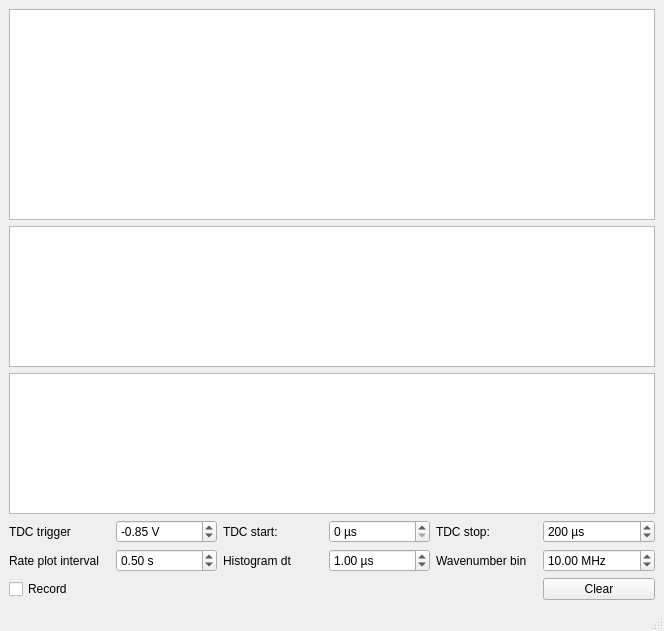
<?xml version="1.0" encoding="UTF-8"?>
<ui version="4.0">
 <class>MainWindow</class>
 <widget class="QMainWindow" name="MainWindow">
  <property name="geometry">
   <rect>
    <x>0</x>
    <y>0</y>
    <width>664</width>
    <height>631</height>
   </rect>
  </property>
  <property name="windowTitle">
   <string>MainWindow</string>
  </property>
  <widget class="QWidget" name="centralwidget">
   <layout class="QGridLayout" name="gridLayout">
    <item row="4" column="5">
     <layout class="QGridLayout" name="gridlayout" rowstretch="0,0,0,0,0,0">
      <item row="3" column="3">
       <widget class="QDoubleSpinBox" name="tdc_bin">
        <property name="suffix">
         <string> µs</string>
        </property>
        <property name="minimum">
         <double>0.010000000000000</double>
        </property>
        <property name="maximum">
         <double>999.000000000000000</double>
        </property>
        <property name="singleStep">
         <double>0.100000000000000</double>
        </property>
        <property name="value">
         <double>1.000000000000000</double>
        </property>
       </widget>
      </item>
      <item row="2" column="2">
       <widget class="QLabel" name="label">
        <property name="text">
         <string>TDC start:</string>
        </property>
       </widget>
      </item>
      <item row="2" column="4">
       <widget class="QLabel" name="label_2">
        <property name="text">
         <string>TDC stop:</string>
        </property>
       </widget>
      </item>
      <item row="2" column="5">
       <widget class="QSpinBox" name="tdc_stop">
        <property name="suffix">
         <string> µs</string>
        </property>
        <property name="maximum">
         <number>99999</number>
        </property>
        <property name="value">
         <number>200</number>
        </property>
       </widget>
      </item>
      <item row="2" column="0">
       <widget class="QLabel" name="label_3">
        <property name="text">
         <string>TDC trigger</string>
        </property>
       </widget>
      </item>
      <item row="3" column="2">
       <widget class="QLabel" name="label_4">
        <property name="text">
         <string>Histogram dt</string>
        </property>
       </widget>
      </item>
      <item row="3" column="5">
       <widget class="QDoubleSpinBox" name="wavenumber_bin">
        <property name="suffix">
         <string> MHz</string>
        </property>
        <property name="minimum">
         <double>0.100000000000000</double>
        </property>
        <property name="maximum">
         <double>9999999.000000000000000</double>
        </property>
        <property name="value">
         <double>10.000000000000000</double>
        </property>
       </widget>
      </item>
      <item row="5" column="1" colspan="4">
       <spacer name="horizontalSpacer">
        <property name="orientation">
         <enum>Qt::Horizontal</enum>
        </property>
        <property name="sizeHint" stdset="0">
         <size>
          <width>40</width>
          <height>20</height>
         </size>
        </property>
       </spacer>
      </item>
      <item row="2" column="1">
       <widget class="QDoubleSpinBox" name="tdc_trig">
        <property name="suffix">
         <string> V</string>
        </property>
        <property name="minimum">
         <double>-5.000000000000000</double>
        </property>
        <property name="maximum">
         <double>5.000000000000000</double>
        </property>
        <property name="singleStep">
         <double>0.010000000000000</double>
        </property>
        <property name="value">
         <double>-0.850000000000000</double>
        </property>
       </widget>
      </item>
      <item row="3" column="1">
       <widget class="QDoubleSpinBox" name="rate_interval">
        <property name="suffix">
         <string> s</string>
        </property>
        <property name="minimum">
         <double>0.100000000000000</double>
        </property>
        <property name="singleStep">
         <double>0.100000000000000</double>
        </property>
        <property name="value">
         <double>0.500000000000000</double>
        </property>
       </widget>
      </item>
      <item row="3" column="0">
       <widget class="QLabel" name="label_5">
        <property name="text">
         <string>Rate plot interval</string>
        </property>
       </widget>
      </item>
      <item row="5" column="0">
       <widget class="QCheckBox" name="recordBox">
        <property name="text">
         <string>Record</string>
        </property>
       </widget>
      </item>
      <item row="5" column="5">
       <widget class="QPushButton" name="clearButton">
        <property name="text">
         <string>Clear</string>
        </property>
       </widget>
      </item>
      <item row="2" column="3">
       <widget class="QSpinBox" name="tdc_start">
        <property name="suffix">
         <string> µs</string>
        </property>
       </widget>
      </item>
      <item row="3" column="4">
       <widget class="QLabel" name="label_6">
        <property name="text">
         <string>Wavenumber bin</string>
        </property>
       </widget>
      </item>
      <item row="0" column="0" colspan="6">
       <widget class="QSplitter" name="splitter">
        <property name="orientation">
         <enum>Qt::Vertical</enum>
        </property>
        <widget class="QWidget" name="verticalLayoutWidget">
         <layout class="QVBoxLayout" name="verticalLayout_2" stretch="3,2,2">
          <item>
           <widget class="PlotWidget" name="timePlot"/>
          </item>
          <item>
           <widget class="BinPlotWidget" name="tofPlot"/>
          </item>
          <item>
           <widget class="PlotWidget" name="freqPlot"/>
          </item>
         </layout>
        </widget>
       </widget>
      </item>
     </layout>
    </item>
   </layout>
  </widget>
  <widget class="QMenuBar" name="menubar">
   <property name="geometry">
    <rect>
     <x>0</x>
     <y>0</y>
     <width>664</width>
     <height>21</height>
    </rect>
   </property>
  </widget>
  <widget class="QStatusBar" name="statusbar"/>
 </widget>
 <customwidgets>
  <customwidget>
   <class>PlotWidget</class>
   <extends>QGraphicsView</extends>
   <header location="global">pyqtgraph</header>
  </customwidget>
  <customwidget>
   <class>BinPlotWidget</class>
   <extends>QGraphicsView</extends>
   <header location="global">GatePlotWidget</header>
  </customwidget>
 </customwidgets>
 <resources/>
 <connections/>
</ui>
